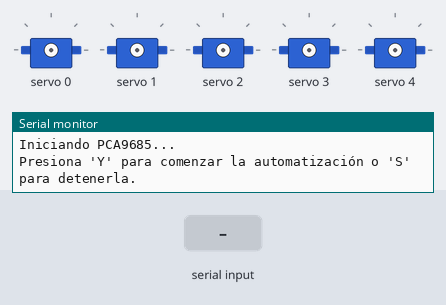
A sketch run on a simulated Arduino Uno, built with avr-gcc and run on an emulated ATmega328P. Parts: 5 × servo, the last lines printed to the serial monitor. Inputs (shaded band) come from the test bench.

Above: at 1.2 s.
1.3 s: "Y" received over Serial
At 4.3 s:
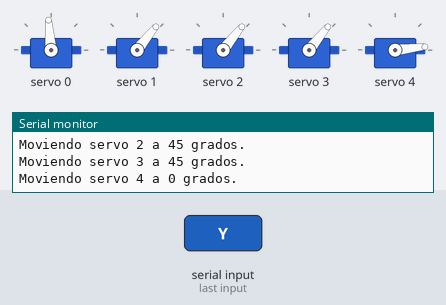
At 6.2 s:
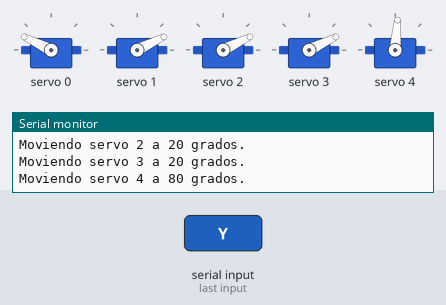
7.3 s: "y" received over Serial
At 9.2 s:
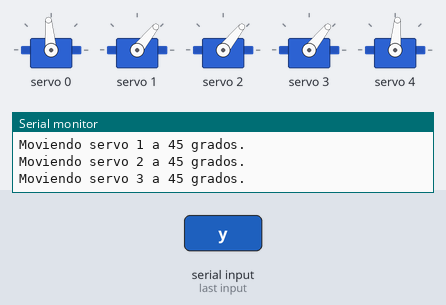
Timing chart, 0 to 14.0 s (numbered marks = the images above; inputs shaded):
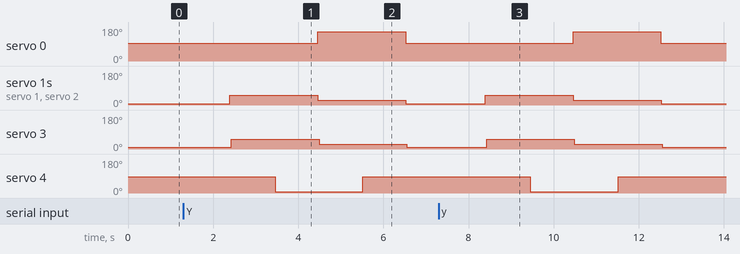

Measured:
- after the input at 1.3 s, servo 0: 95° → 154° after 3.2 s, → 95° 2.1 s later; servo 1, servo 2: 6° → 51° after 1.1 s, → 26° 2.1 s later, → 6° 2.1 s later; servo 3: 8° → 51° after 1.1 s, → 26° 2.1 s later, → 8° 2.1 s later; servo 4: 85° → 6° after 2.2 s, → 85° 2.1 s later
- after the input at 7.3 s, servo 0: 95° → 154° after 3.2 s, → 95° 2.1 s later; servo 1, servo 2: 6° → 51° after 1.1 s, → 26° 2.1 s later, → 6° 2.1 s later; servo 3: 8° → 51° after 1.1 s, → 26° 2.1 s later, → 8° 2.1 s later; servo 4: 85° → 6° after 2.2 s, → 85° 2.1 s later

The sketch:

ControlAutomatico.ino
```cpp
#include <Wire.h>
#include <Adafruit_PWMServoDriver.h>

Adafruit_PWMServoDriver pwm = Adafruit_PWMServoDriver();

// Definición de los límites de pulso para los servos
#define SERVOMIN  150 // Pulso 'mínimo' en microsegundos
#define SERVOMAX  600 // Pulso 'máximo' en microsegundos

// Limites específicos de cada servo
#define SERVO0_MIN 0
#define SERVO0_MAX 180

#define SERVO1_MIN 0
#define SERVO1_MAX 85

#define SERVO2_MIN 0
#define SERVO2_MAX 90

#define SERVO3_MIN 2
#define SERVO3_MAX 90

#define SERVO4_MIN 0
#define SERVO4_MAX 80

// Bandera para controlar la automatización
bool automationActive = false;

void setup() {
  Serial.begin(9600);
  Serial.println("Iniciando PCA9685...");

  pwm.begin();
  pwm.setPWMFreq(60);  // Frecuencia PWM estándar para servos

  Serial.println("Presiona 'Y' para comenzar la automatización o 'S' para detenerla.");
}

void loop() {
  // Verificar si hay datos disponibles en el puerto serial
  if (Serial.available()) {
    char input = Serial.read();

    // Comenzar la automatización si se presiona 'Y'
    if (input == 'Y' || input == 'y') {
      automationActive = true;
      ejecutarSecuencia();
    }

    // Detener la automatización si se presiona 'S'
    if (input == 'S' || input == 's') {
      automationActive = false;
      Serial.println("Automatización detenida.");
    }
  }
}

void moverServo(int servo, int angulo) {
  int pulseLength = map(angulo, 0, 180, SERVOMIN, SERVOMAX);
  pwm.setPWM(servo, 0, pulseLength);
  Serial.print("Moviendo servo ");
  Serial.print(servo);
  Serial.print(" a ");
  Serial.print(angulo);
  Serial.println(" grados.");
}

void ejecutarSecuencia() {
  // Posición inicial
  moverServo(0, 90); // Servo 0 a la posición media
  moverServo(1, 0);  // Servo 1 a la posición inicial
  moverServo(2, 0);  // Servo 2 a la posición inicial
  moverServo(3, 2);  // Servo 3 a la posición inicial
  moverServo(4, 80); // Abrir pinza

  delay(1000);

  // Mover brazo a la posición del objeto
  moverServo(0, 90); // Ajustar posición de base
  moverServo(1, 45); // Ajustar posición vertical
  moverServo(2, 45); // Ajustar extensión del brazo
  moverServo(3, 45); // Ajustar inclinación del brazo
  delay(1000); // Esperar para estabilizar

  // Cerrar pinza para agarrar el objeto
  moverServo(4, 0); // Cerrar pinza
  delay(1000); // Esperar para asegurar el agarre

  // Mover brazo a la posición de destino
  moverServo(0, 150); // Ajustar posición de base
  moverServo(1, 20);  // Ajustar posición vertical
  moverServo(2, 20);  // Ajustar extensión del brazo
  moverServo(3, 20);  // Ajustar inclinación del brazo
  delay(1000); // Esperar para estabilizar

  // Abrir pinza para soltar el objeto
  moverServo(4, 80); // Abrir pinza
  delay(1000); // Esperar para asegurar que el objeto se haya soltado

  // Regresar a la posición inicial
  moverServo(0, 90); // Servo 0 a la posición media
  moverServo(1, 0);  // Servo 1 a la posición inicial
  moverServo(2, 0);  // Servo 2 a la posición inicial
  moverServo(3, 2);  // Servo 3 a la posición inicial
  moverServo(4, 80); // Pinza abierta
}
```
